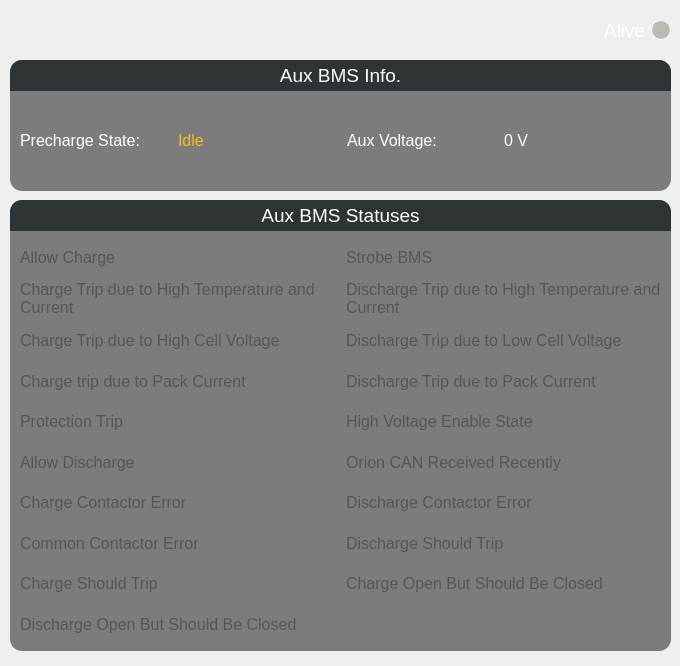
<?xml version="1.0" encoding="UTF-8"?>
<ui version="4.0">
 <class>AuxBmsUi</class>
 <widget class="QWidget" name="AuxBmsUi">
  <property name="windowModality">
   <enum>Qt::WindowModal</enum>
  </property>
  <property name="geometry">
   <rect>
    <x>0</x>
    <y>0</y>
    <width>680</width>
    <height>666</height>
   </rect>
  </property>
  <property name="windowTitle">
   <string>Form</string>
  </property>
  <property name="autoFillBackground">
   <bool>true</bool>
  </property>
  <property name="styleSheet">
   <string notr="true"/>
  </property>
  <widget class="QWidget" name="auxBmsAliveContainer" native="true">
   <property name="geometry">
    <rect>
     <x>530</x>
     <y>10</y>
     <width>141</width>
     <height>41</height>
    </rect>
   </property>
   <layout class="QHBoxLayout" name="horizontalLayout_3">
    <item>
     <widget class="QLabel" name="auxBmsAliveLabel">
      <property name="sizePolicy">
       <sizepolicy hsizetype="Preferred" vsizetype="Fixed">
        <horstretch>0</horstretch>
        <verstretch>0</verstretch>
       </sizepolicy>
      </property>
      <property name="minimumSize">
       <size>
        <width>0</width>
        <height>20</height>
       </size>
      </property>
      <property name="font">
       <font>
        <pointsize>14</pointsize>
       </font>
      </property>
      <property name="styleSheet">
       <string notr="true">color: #ffffff;</string>
      </property>
      <property name="text">
       <string>Alive</string>
      </property>
      <property name="alignment">
       <set>Qt::AlignRight|Qt::AlignTrailing|Qt::AlignVCenter</set>
      </property>
     </widget>
    </item>
    <item>
     <widget class="QWidget" name="auxBmsAliveIcon" native="true">
      <property name="sizePolicy">
       <sizepolicy hsizetype="Fixed" vsizetype="Fixed">
        <horstretch>0</horstretch>
        <verstretch>0</verstretch>
       </sizepolicy>
      </property>
      <property name="minimumSize">
       <size>
        <width>20</width>
        <height>20</height>
       </size>
      </property>
      <property name="styleSheet">
       <string notr="true">background-color: rgb(186, 189, 182);
border-radius:10px;
border: 1px solid white;</string>
      </property>
     </widget>
    </item>
   </layout>
  </widget>
  <widget class="QWidget" name="infoContainer" native="true">
   <property name="geometry">
    <rect>
     <x>10</x>
     <y>60</y>
     <width>661</width>
     <height>131</height>
    </rect>
   </property>
   <property name="styleSheet">
    <string notr="true">QWidget#infoContainer{
background-color: rgba(45, 45, 45,150);
border-radius: 12px;
}
</string>
   </property>
   <widget class="QLabel" name="infoLabel">
    <property name="geometry">
     <rect>
      <x>0</x>
      <y>0</y>
      <width>661</width>
      <height>31</height>
     </rect>
    </property>
    <property name="font">
     <font>
      <pointsize>14</pointsize>
     </font>
    </property>
    <property name="styleSheet">
     <string notr="true">background-color:rgb(46, 52, 54);
color: rgb(255, 255, 255);
border-top-right-radius: 12px;
border-top-left-radius: 12px;</string>
    </property>
    <property name="text">
     <string>Aux BMS Info.</string>
    </property>
    <property name="alignment">
     <set>Qt::AlignCenter</set>
    </property>
   </widget>
   <widget class="QWidget" name="infoGridContainer" native="true">
    <property name="geometry">
     <rect>
      <x>10</x>
      <y>40</y>
      <width>641</width>
      <height>81</height>
     </rect>
    </property>
    <layout class="QGridLayout" name="gridLayout_10" columnstretch="0,0">
     <property name="horizontalSpacing">
      <number>12</number>
     </property>
     <item row="0" column="0">
      <widget class="QWidget" name="prechargeStateContainer" native="true">
       <layout class="QHBoxLayout" name="horizontalLayout_8">
        <property name="spacing">
         <number>0</number>
        </property>
        <property name="leftMargin">
         <number>0</number>
        </property>
        <property name="topMargin">
         <number>0</number>
        </property>
        <property name="rightMargin">
         <number>0</number>
        </property>
        <property name="bottomMargin">
         <number>0</number>
        </property>
        <item>
         <widget class="QLabel" name="prechargeStateLabel">
          <property name="font">
           <font>
            <pointsize>12</pointsize>
           </font>
          </property>
          <property name="autoFillBackground">
           <bool>false</bool>
          </property>
          <property name="styleSheet">
           <string notr="true">color:#ffffff;</string>
          </property>
          <property name="text">
           <string>Precharge State:</string>
          </property>
          <property name="indent">
           <number>0</number>
          </property>
         </widget>
        </item>
        <item>
         <widget class="QLabel" name="prechargeState">
          <property name="sizePolicy">
           <sizepolicy hsizetype="Preferred" vsizetype="Ignored">
            <horstretch>0</horstretch>
            <verstretch>0</verstretch>
           </sizepolicy>
          </property>
          <property name="minimumSize">
           <size>
            <width>0</width>
            <height>22</height>
           </size>
          </property>
          <property name="font">
           <font>
            <pointsize>12</pointsize>
           </font>
          </property>
          <property name="layoutDirection">
           <enum>Qt::LeftToRight</enum>
          </property>
          <property name="styleSheet">
           <string notr="true">background: transparent;
color: rgb(250, 187, 28);
</string>
          </property>
          <property name="text">
           <string>Idle</string>
          </property>
          <property name="alignment">
           <set>Qt::AlignLeading|Qt::AlignLeft|Qt::AlignVCenter</set>
          </property>
         </widget>
        </item>
       </layout>
      </widget>
     </item>
     <item row="0" column="1">
      <widget class="QWidget" name="auxVoltageContainer" native="true">
       <layout class="QHBoxLayout" name="horizontalLayout_6">
        <property name="spacing">
         <number>0</number>
        </property>
        <property name="leftMargin">
         <number>0</number>
        </property>
        <property name="topMargin">
         <number>0</number>
        </property>
        <property name="rightMargin">
         <number>0</number>
        </property>
        <property name="bottomMargin">
         <number>0</number>
        </property>
        <item>
         <widget class="QLabel" name="auxVoltageLabel">
          <property name="font">
           <font>
            <pointsize>12</pointsize>
           </font>
          </property>
          <property name="autoFillBackground">
           <bool>false</bool>
          </property>
          <property name="styleSheet">
           <string notr="true">color:#ffffff;</string>
          </property>
          <property name="text">
           <string>Aux Voltage:</string>
          </property>
          <property name="indent">
           <number>0</number>
          </property>
         </widget>
        </item>
        <item>
         <widget class="QLabel" name="auxVoltage">
          <property name="enabled">
           <bool>true</bool>
          </property>
          <property name="sizePolicy">
           <sizepolicy hsizetype="Preferred" vsizetype="Fixed">
            <horstretch>0</horstretch>
            <verstretch>0</verstretch>
           </sizepolicy>
          </property>
          <property name="font">
           <font>
            <pointsize>12</pointsize>
           </font>
          </property>
          <property name="autoFillBackground">
           <bool>false</bool>
          </property>
          <property name="styleSheet">
           <string notr="true">color:white;</string>
          </property>
          <property name="text">
           <string>0 V</string>
          </property>
          <property name="alignment">
           <set>Qt::AlignLeading|Qt::AlignLeft|Qt::AlignVCenter</set>
          </property>
          <property name="indent">
           <number>0</number>
          </property>
         </widget>
        </item>
       </layout>
      </widget>
     </item>
    </layout>
   </widget>
  </widget>
  <widget class="QWidget" name="statusesContainer" native="true">
   <property name="geometry">
    <rect>
     <x>10</x>
     <y>200</y>
     <width>661</width>
     <height>451</height>
    </rect>
   </property>
   <property name="styleSheet">
    <string notr="true">QWidget#statusesContainer{
background-color: rgba(45, 45, 45,150);
border-radius: 12px;
}
</string>
   </property>
   <widget class="QLabel" name="statusesLabel">
    <property name="geometry">
     <rect>
      <x>0</x>
      <y>0</y>
      <width>661</width>
      <height>31</height>
     </rect>
    </property>
    <property name="font">
     <font>
      <pointsize>14</pointsize>
     </font>
    </property>
    <property name="styleSheet">
     <string notr="true">background-color:rgb(46, 52, 54);
color: rgb(255, 255, 255);
border-top-right-radius: 12px;
border-top-left-radius: 12px;
</string>
    </property>
    <property name="text">
     <string>Aux BMS Statuses</string>
    </property>
    <property name="alignment">
     <set>Qt::AlignCenter</set>
    </property>
   </widget>
   <widget class="QWidget" name="statusesGridContainer" native="true">
    <property name="geometry">
     <rect>
      <x>10</x>
      <y>40</y>
      <width>641</width>
      <height>401</height>
     </rect>
    </property>
    <layout class="QGridLayout" name="gridLayout_11" columnstretch="0,0">
     <property name="horizontalSpacing">
      <number>12</number>
     </property>
     <item row="6" column="1">
      <widget class="QWidget" name="dischargeContactorErrorContainer" native="true">
       <layout class="QHBoxLayout" name="horizontalLayout_24">
        <property name="spacing">
         <number>0</number>
        </property>
        <property name="leftMargin">
         <number>0</number>
        </property>
        <property name="topMargin">
         <number>0</number>
        </property>
        <property name="rightMargin">
         <number>0</number>
        </property>
        <property name="bottomMargin">
         <number>0</number>
        </property>
        <item>
         <widget class="QLabel" name="dischargeContactorError">
          <property name="minimumSize">
           <size>
            <width>0</width>
            <height>22</height>
           </size>
          </property>
          <property name="font">
           <font>
            <pointsize>12</pointsize>
           </font>
          </property>
          <property name="styleSheet">
           <string notr="true">color: rgb(85, 87, 83);
</string>
          </property>
          <property name="text">
           <string>Discharge Contactor Error</string>
          </property>
         </widget>
        </item>
       </layout>
      </widget>
     </item>
     <item row="4" column="0">
      <widget class="QWidget" name="protectionTripContainer" native="true">
       <layout class="QHBoxLayout" name="horizontalLayout_18">
        <property name="spacing">
         <number>0</number>
        </property>
        <property name="leftMargin">
         <number>0</number>
        </property>
        <property name="topMargin">
         <number>0</number>
        </property>
        <property name="rightMargin">
         <number>0</number>
        </property>
        <property name="bottomMargin">
         <number>0</number>
        </property>
        <item>
         <widget class="QLabel" name="protectionTrip">
          <property name="minimumSize">
           <size>
            <width>0</width>
            <height>22</height>
           </size>
          </property>
          <property name="font">
           <font>
            <pointsize>12</pointsize>
           </font>
          </property>
          <property name="styleSheet">
           <string notr="true">color: rgb(85, 87, 83);
</string>
          </property>
          <property name="text">
           <string>Protection Trip</string>
          </property>
         </widget>
        </item>
       </layout>
      </widget>
     </item>
     <item row="5" column="0">
      <widget class="QWidget" name="allowDischargeContainer" native="true">
       <layout class="QHBoxLayout" name="horizontalLayout_20">
        <property name="spacing">
         <number>0</number>
        </property>
        <property name="leftMargin">
         <number>0</number>
        </property>
        <property name="topMargin">
         <number>0</number>
        </property>
        <property name="rightMargin">
         <number>0</number>
        </property>
        <property name="bottomMargin">
         <number>0</number>
        </property>
        <item>
         <widget class="QLabel" name="allowDischarge">
          <property name="minimumSize">
           <size>
            <width>0</width>
            <height>22</height>
           </size>
          </property>
          <property name="font">
           <font>
            <pointsize>12</pointsize>
           </font>
          </property>
          <property name="styleSheet">
           <string notr="true">color: rgb(85, 87, 83);
</string>
          </property>
          <property name="text">
           <string>Allow Discharge</string>
          </property>
         </widget>
        </item>
       </layout>
      </widget>
     </item>
     <item row="2" column="0">
      <widget class="QWidget" name="chargeTripHighVoltageContainer" native="true">
       <layout class="QHBoxLayout" name="horizontalLayout_14">
        <property name="spacing">
         <number>0</number>
        </property>
        <property name="leftMargin">
         <number>0</number>
        </property>
        <property name="topMargin">
         <number>0</number>
        </property>
        <property name="rightMargin">
         <number>0</number>
        </property>
        <property name="bottomMargin">
         <number>0</number>
        </property>
        <item>
         <widget class="QLabel" name="chargeTripHighVoltage">
          <property name="minimumSize">
           <size>
            <width>0</width>
            <height>22</height>
           </size>
          </property>
          <property name="font">
           <font>
            <pointsize>12</pointsize>
           </font>
          </property>
          <property name="styleSheet">
           <string notr="true">color: rgb(85, 87, 83);
</string>
          </property>
          <property name="text">
           <string>Charge Trip due to High Cell Voltage</string>
          </property>
         </widget>
        </item>
       </layout>
      </widget>
     </item>
     <item row="3" column="0">
      <widget class="QWidget" name="chargeTripPackCurrentContainer" native="true">
       <layout class="QHBoxLayout" name="horizontalLayout_16">
        <property name="spacing">
         <number>0</number>
        </property>
        <property name="leftMargin">
         <number>0</number>
        </property>
        <property name="topMargin">
         <number>0</number>
        </property>
        <property name="rightMargin">
         <number>0</number>
        </property>
        <property name="bottomMargin">
         <number>0</number>
        </property>
        <item>
         <widget class="QLabel" name="chargeTripPackCurrent">
          <property name="minimumSize">
           <size>
            <width>0</width>
            <height>22</height>
           </size>
          </property>
          <property name="font">
           <font>
            <pointsize>12</pointsize>
           </font>
          </property>
          <property name="styleSheet">
           <string notr="true">color: rgb(85, 87, 83);
</string>
          </property>
          <property name="text">
           <string>Charge trip due to Pack Current</string>
          </property>
         </widget>
        </item>
       </layout>
      </widget>
     </item>
     <item row="8" column="0">
      <widget class="QWidget" name="chargeShouldTripContainer" native="true">
       <layout class="QHBoxLayout" name="horizontalLayout_27">
        <property name="spacing">
         <number>0</number>
        </property>
        <property name="leftMargin">
         <number>0</number>
        </property>
        <property name="topMargin">
         <number>0</number>
        </property>
        <property name="rightMargin">
         <number>0</number>
        </property>
        <property name="bottomMargin">
         <number>0</number>
        </property>
        <item>
         <widget class="QLabel" name="chargeShouldTrip">
          <property name="minimumSize">
           <size>
            <width>0</width>
            <height>22</height>
           </size>
          </property>
          <property name="font">
           <font>
            <pointsize>12</pointsize>
           </font>
          </property>
          <property name="styleSheet">
           <string notr="true">color: rgb(85, 87, 83);
</string>
          </property>
          <property name="text">
           <string>Charge Should Trip</string>
          </property>
         </widget>
        </item>
       </layout>
      </widget>
     </item>
     <item row="0" column="0">
      <widget class="QWidget" name="allowChargeContainer" native="true">
       <layout class="QHBoxLayout" name="horizontalLayout_13">
        <property name="spacing">
         <number>0</number>
        </property>
        <property name="leftMargin">
         <number>0</number>
        </property>
        <property name="topMargin">
         <number>0</number>
        </property>
        <property name="rightMargin">
         <number>0</number>
        </property>
        <property name="bottomMargin">
         <number>0</number>
        </property>
        <item>
         <widget class="QLabel" name="allowCharge">
          <property name="minimumSize">
           <size>
            <width>0</width>
            <height>22</height>
           </size>
          </property>
          <property name="font">
           <font>
            <pointsize>12</pointsize>
           </font>
          </property>
          <property name="styleSheet">
           <string notr="true">color: rgb(85, 87, 83);</string>
          </property>
          <property name="text">
           <string>Allow Charge</string>
          </property>
         </widget>
        </item>
       </layout>
      </widget>
     </item>
     <item row="8" column="1">
      <widget class="QWidget" name="chargeOpenButShouldBeClosedContainer" native="true">
       <layout class="QHBoxLayout" name="horizontalLayout_28">
        <property name="spacing">
         <number>0</number>
        </property>
        <property name="leftMargin">
         <number>0</number>
        </property>
        <property name="topMargin">
         <number>0</number>
        </property>
        <property name="rightMargin">
         <number>0</number>
        </property>
        <property name="bottomMargin">
         <number>0</number>
        </property>
        <item>
         <widget class="QLabel" name="chargeOpenButShouldBeClosed">
          <property name="minimumSize">
           <size>
            <width>0</width>
            <height>22</height>
           </size>
          </property>
          <property name="font">
           <font>
            <pointsize>12</pointsize>
           </font>
          </property>
          <property name="styleSheet">
           <string notr="true">color: rgb(85, 87, 83);
</string>
          </property>
          <property name="text">
           <string>Charge Open But Should Be Closed</string>
          </property>
         </widget>
        </item>
       </layout>
      </widget>
     </item>
     <item row="2" column="1">
      <widget class="QWidget" name="dischargeTripLowVoltageContainer" native="true">
       <layout class="QHBoxLayout" name="horizontalLayout_15">
        <property name="spacing">
         <number>0</number>
        </property>
        <property name="leftMargin">
         <number>0</number>
        </property>
        <property name="topMargin">
         <number>0</number>
        </property>
        <property name="rightMargin">
         <number>0</number>
        </property>
        <property name="bottomMargin">
         <number>0</number>
        </property>
        <item>
         <widget class="QLabel" name="dischargeTripLowVoltage">
          <property name="minimumSize">
           <size>
            <width>0</width>
            <height>22</height>
           </size>
          </property>
          <property name="font">
           <font>
            <pointsize>12</pointsize>
           </font>
          </property>
          <property name="styleSheet">
           <string notr="true">color: rgb(85, 87, 83);
</string>
          </property>
          <property name="text">
           <string>Discharge Trip due to Low Cell Voltage</string>
          </property>
          <property name="wordWrap">
           <bool>true</bool>
          </property>
         </widget>
        </item>
       </layout>
      </widget>
     </item>
     <item row="5" column="1">
      <widget class="QWidget" name="orionCanReceivedRecentlyContainer" native="true">
       <layout class="QHBoxLayout" name="horizontalLayout_21">
        <property name="spacing">
         <number>0</number>
        </property>
        <property name="leftMargin">
         <number>0</number>
        </property>
        <property name="topMargin">
         <number>0</number>
        </property>
        <property name="rightMargin">
         <number>0</number>
        </property>
        <property name="bottomMargin">
         <number>0</number>
        </property>
        <item>
         <widget class="QLabel" name="orionCanReceivedRecently">
          <property name="minimumSize">
           <size>
            <width>0</width>
            <height>22</height>
           </size>
          </property>
          <property name="font">
           <font>
            <pointsize>12</pointsize>
           </font>
          </property>
          <property name="styleSheet">
           <string notr="true">color: rgb(85, 87, 83);
</string>
          </property>
          <property name="text">
           <string>Orion CAN Received Recently</string>
          </property>
         </widget>
        </item>
       </layout>
      </widget>
     </item>
     <item row="0" column="1">
      <widget class="QWidget" name="strobeBmsContainer" native="true">
       <layout class="QHBoxLayout" name="horizontalLayout_12">
        <property name="spacing">
         <number>0</number>
        </property>
        <property name="leftMargin">
         <number>0</number>
        </property>
        <property name="topMargin">
         <number>0</number>
        </property>
        <property name="rightMargin">
         <number>0</number>
        </property>
        <property name="bottomMargin">
         <number>0</number>
        </property>
        <item>
         <widget class="QLabel" name="strobeBms">
          <property name="minimumSize">
           <size>
            <width>0</width>
            <height>22</height>
           </size>
          </property>
          <property name="font">
           <font>
            <pointsize>12</pointsize>
           </font>
          </property>
          <property name="styleSheet">
           <string notr="true">color: rgb(85, 87, 83);
</string>
          </property>
          <property name="text">
           <string>Strobe BMS</string>
          </property>
         </widget>
        </item>
       </layout>
      </widget>
     </item>
     <item row="7" column="0">
      <widget class="QWidget" name="commonContactorErrorContainer" native="true">
       <layout class="QHBoxLayout" name="horizontalLayout_25">
        <property name="spacing">
         <number>0</number>
        </property>
        <property name="leftMargin">
         <number>0</number>
        </property>
        <property name="topMargin">
         <number>0</number>
        </property>
        <property name="rightMargin">
         <number>0</number>
        </property>
        <property name="bottomMargin">
         <number>0</number>
        </property>
        <item>
         <widget class="QLabel" name="commonContactorError">
          <property name="minimumSize">
           <size>
            <width>0</width>
            <height>22</height>
           </size>
          </property>
          <property name="font">
           <font>
            <pointsize>12</pointsize>
           </font>
          </property>
          <property name="styleSheet">
           <string notr="true">color: rgb(85, 87, 83);
</string>
          </property>
          <property name="text">
           <string>Common Contactor Error</string>
          </property>
         </widget>
        </item>
       </layout>
      </widget>
     </item>
     <item row="4" column="1">
      <widget class="QWidget" name="highVoltageEnableStateContainer" native="true">
       <layout class="QHBoxLayout" name="horizontalLayout_19">
        <property name="spacing">
         <number>0</number>
        </property>
        <property name="leftMargin">
         <number>0</number>
        </property>
        <property name="topMargin">
         <number>0</number>
        </property>
        <property name="rightMargin">
         <number>0</number>
        </property>
        <property name="bottomMargin">
         <number>0</number>
        </property>
        <item>
         <widget class="QLabel" name="highVoltageEnableState">
          <property name="minimumSize">
           <size>
            <width>0</width>
            <height>22</height>
           </size>
          </property>
          <property name="font">
           <font>
            <pointsize>12</pointsize>
           </font>
          </property>
          <property name="styleSheet">
           <string notr="true">color: rgb(85, 87, 83);
</string>
          </property>
          <property name="text">
           <string>High Voltage Enable State</string>
          </property>
         </widget>
        </item>
       </layout>
      </widget>
     </item>
     <item row="1" column="1">
      <widget class="QWidget" name="dischargeTripHighTemperatureCurrentContainer" native="true">
       <layout class="QHBoxLayout" name="horizontalLayout_11">
        <property name="spacing">
         <number>0</number>
        </property>
        <property name="leftMargin">
         <number>0</number>
        </property>
        <property name="topMargin">
         <number>0</number>
        </property>
        <property name="rightMargin">
         <number>0</number>
        </property>
        <property name="bottomMargin">
         <number>0</number>
        </property>
        <item>
         <widget class="QLabel" name="dischargeTripHighTemperatureCurrent">
          <property name="minimumSize">
           <size>
            <width>0</width>
            <height>22</height>
           </size>
          </property>
          <property name="font">
           <font>
            <pointsize>12</pointsize>
           </font>
          </property>
          <property name="styleSheet">
           <string notr="true">color: rgb(85, 87, 83);
</string>
          </property>
          <property name="text">
           <string>Discharge Trip due to High Temperature and Current</string>
          </property>
          <property name="wordWrap">
           <bool>true</bool>
          </property>
         </widget>
        </item>
       </layout>
      </widget>
     </item>
     <item row="6" column="0">
      <widget class="QWidget" name="chargeContactorErrorContainer" native="true">
       <layout class="QHBoxLayout" name="horizontalLayout_22">
        <property name="spacing">
         <number>0</number>
        </property>
        <property name="leftMargin">
         <number>0</number>
        </property>
        <property name="topMargin">
         <number>0</number>
        </property>
        <property name="rightMargin">
         <number>0</number>
        </property>
        <property name="bottomMargin">
         <number>0</number>
        </property>
        <item>
         <widget class="QLabel" name="chargeContactorError">
          <property name="minimumSize">
           <size>
            <width>0</width>
            <height>22</height>
           </size>
          </property>
          <property name="font">
           <font>
            <pointsize>12</pointsize>
           </font>
          </property>
          <property name="styleSheet">
           <string notr="true">color: rgb(85, 87, 83);
</string>
          </property>
          <property name="text">
           <string>Charge Contactor Error</string>
          </property>
         </widget>
        </item>
       </layout>
      </widget>
     </item>
     <item row="7" column="1">
      <widget class="QWidget" name="dischargeShouldTripContainer" native="true">
       <layout class="QHBoxLayout" name="horizontalLayout_26">
        <property name="spacing">
         <number>0</number>
        </property>
        <property name="leftMargin">
         <number>0</number>
        </property>
        <property name="topMargin">
         <number>0</number>
        </property>
        <property name="rightMargin">
         <number>0</number>
        </property>
        <property name="bottomMargin">
         <number>0</number>
        </property>
        <item>
         <widget class="QLabel" name="dischargeShouldTrip">
          <property name="minimumSize">
           <size>
            <width>0</width>
            <height>22</height>
           </size>
          </property>
          <property name="font">
           <font>
            <pointsize>12</pointsize>
           </font>
          </property>
          <property name="styleSheet">
           <string notr="true">color: rgb(85, 87, 83);
</string>
          </property>
          <property name="text">
           <string>Discharge Should Trip</string>
          </property>
         </widget>
        </item>
       </layout>
      </widget>
     </item>
     <item row="3" column="1">
      <widget class="QWidget" name="dischargeTripPackCurrentContainer" native="true">
       <layout class="QHBoxLayout" name="horizontalLayout_17">
        <property name="spacing">
         <number>0</number>
        </property>
        <property name="leftMargin">
         <number>0</number>
        </property>
        <property name="topMargin">
         <number>0</number>
        </property>
        <property name="rightMargin">
         <number>0</number>
        </property>
        <property name="bottomMargin">
         <number>0</number>
        </property>
        <item>
         <widget class="QLabel" name="dischargeTripPackCurrent">
          <property name="minimumSize">
           <size>
            <width>0</width>
            <height>22</height>
           </size>
          </property>
          <property name="font">
           <font>
            <pointsize>12</pointsize>
           </font>
          </property>
          <property name="styleSheet">
           <string notr="true">color: rgb(85, 87, 83);
</string>
          </property>
          <property name="text">
           <string>Discharge Trip due to Pack Current</string>
          </property>
          <property name="wordWrap">
           <bool>true</bool>
          </property>
         </widget>
        </item>
       </layout>
      </widget>
     </item>
     <item row="1" column="0">
      <widget class="QWidget" name="chargeTripHighTemperatureCurrentContainer" native="true">
       <layout class="QHBoxLayout" name="horizontalLayout_10">
        <property name="spacing">
         <number>0</number>
        </property>
        <property name="leftMargin">
         <number>0</number>
        </property>
        <property name="topMargin">
         <number>0</number>
        </property>
        <property name="rightMargin">
         <number>0</number>
        </property>
        <property name="bottomMargin">
         <number>0</number>
        </property>
        <item>
         <widget class="QLabel" name="chargeTripHighTemperatureCurrent">
          <property name="minimumSize">
           <size>
            <width>0</width>
            <height>22</height>
           </size>
          </property>
          <property name="font">
           <font>
            <pointsize>12</pointsize>
           </font>
          </property>
          <property name="styleSheet">
           <string notr="true">color: rgb(85, 87, 83);
</string>
          </property>
          <property name="text">
           <string>Charge Trip due to High Temperature and Current</string>
          </property>
          <property name="wordWrap">
           <bool>true</bool>
          </property>
         </widget>
        </item>
       </layout>
      </widget>
     </item>
     <item row="9" column="0">
      <widget class="QWidget" name="dischargeOpenButShouldBeClosedContainer" native="true">
       <layout class="QHBoxLayout" name="horizontalLayout_29">
        <property name="spacing">
         <number>0</number>
        </property>
        <property name="leftMargin">
         <number>0</number>
        </property>
        <property name="topMargin">
         <number>0</number>
        </property>
        <property name="rightMargin">
         <number>0</number>
        </property>
        <property name="bottomMargin">
         <number>0</number>
        </property>
        <item>
         <widget class="QLabel" name="dischargeOpenButShouldBeClosed">
          <property name="minimumSize">
           <size>
            <width>0</width>
            <height>22</height>
           </size>
          </property>
          <property name="font">
           <font>
            <pointsize>12</pointsize>
           </font>
          </property>
          <property name="styleSheet">
           <string notr="true">color: rgb(85, 87, 83);
</string>
          </property>
          <property name="text">
           <string>Discharge Open But Should Be Closed</string>
          </property>
         </widget>
        </item>
       </layout>
      </widget>
     </item>
    </layout>
   </widget>
  </widget>
 </widget>
 <resources/>
 <connections/>
</ui>
